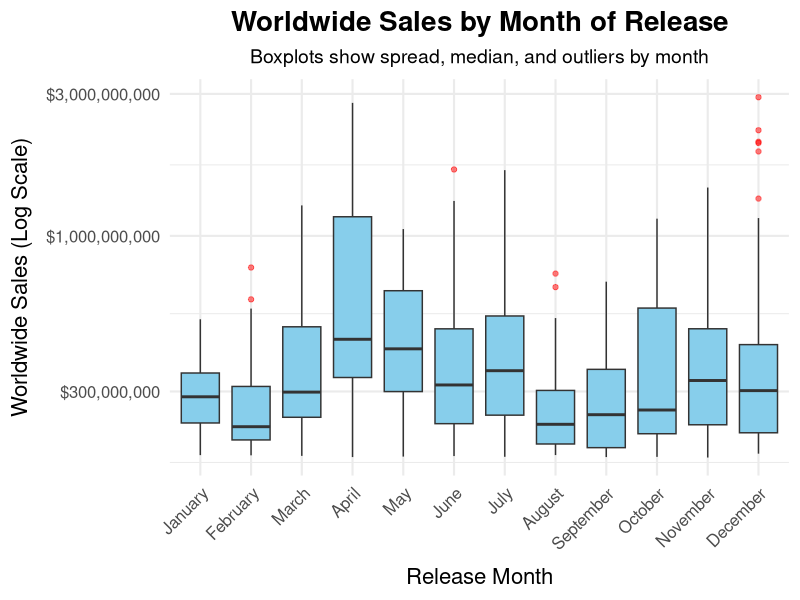
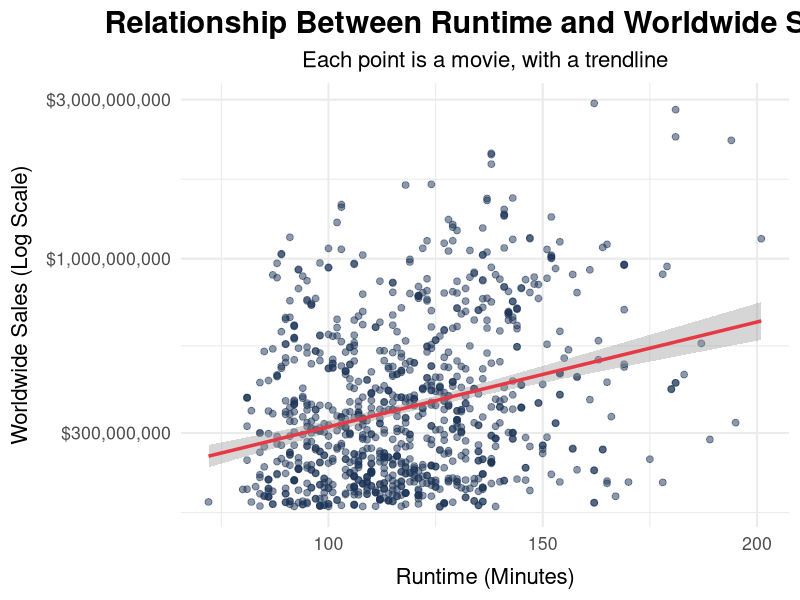

Write R code to recreate these figures, in order.
## ---- chunk 1
# Load libraries
library(tidyverse)
library(lubridate)

# 1. Load the corrected cleaned file
movies <- read.csv("data/movies_cleaned_final_with_correct_month.csv")

# 2. FIX the month so it displays January, February, etc.
movies$release_month <- factor(movies$release_month, levels = 1:12, labels = month.name, ordered = TRUE)

# -------------------------------------------------
# Plot 1: Time of Year Affecting Sales
# -------------------------------------------------

ggplot(movies, aes(x = release_month, y = world_wide_sales)) +
  geom_boxplot(fill = "skyblue", outlier.color = "red", outlier.alpha = 0.5) +
  labs(
    title = "Worldwide Sales by Month of Release",
    subtitle = "Boxplots show spread, median, and outliers by month",
    x = "Release Month",
    y = "Worldwide Sales (Log Scale)"
  ) +
  theme_minimal(base_size = 16) +
  theme(
    plot.title = element_text(face = "bold", size = 20, hjust = 0.5),
    plot.subtitle = element_text(size = 14, hjust = 0.5),
    axis.title.x = element_text(margin = margin(t = 10)),
    axis.title.y = element_text(margin = margin(r = 10)),
    axis.text.x = element_text(angle = 45, hjust = 1, size = 12),
    axis.text.y = element_text(size = 12)
  ) +
  scale_y_continuous(trans = "log10", labels = scales::dollar)

# -------------------------------------------------
# Make decade a factor so colors are distinct
movies$decade <- factor(movies$decade)

# Simple scatterplot + trendline
ggplot(movies, aes(x = running_time_minutes, y = world_wide_sales)) +
  geom_point(alpha = 0.5, size = 2, color = "#1D3557") +
  geom_smooth(method = "lm", se = TRUE, color = "#E63946", size = 1.2) +
  labs(
    title = "Relationship Between Runtime and Worldwide Sales",
    subtitle = "Each point is a movie, with a trendline",
    x = "Runtime (Minutes)",
    y = "Worldwide Sales (Log Scale)"
  ) +
  theme_minimal(base_size = 16) +
  theme(
    plot.title = element_text(face = "bold", size = 22, hjust = 0.5),
    plot.subtitle = element_text(size = 16, hjust = 0.5),
    axis.title.x = element_text(margin = margin(t = 10)),
    axis.title.y = element_text(margin = margin(r = 10))
  ) +
  scale_y_continuous(trans = "log10", labels = scales::dollar)


